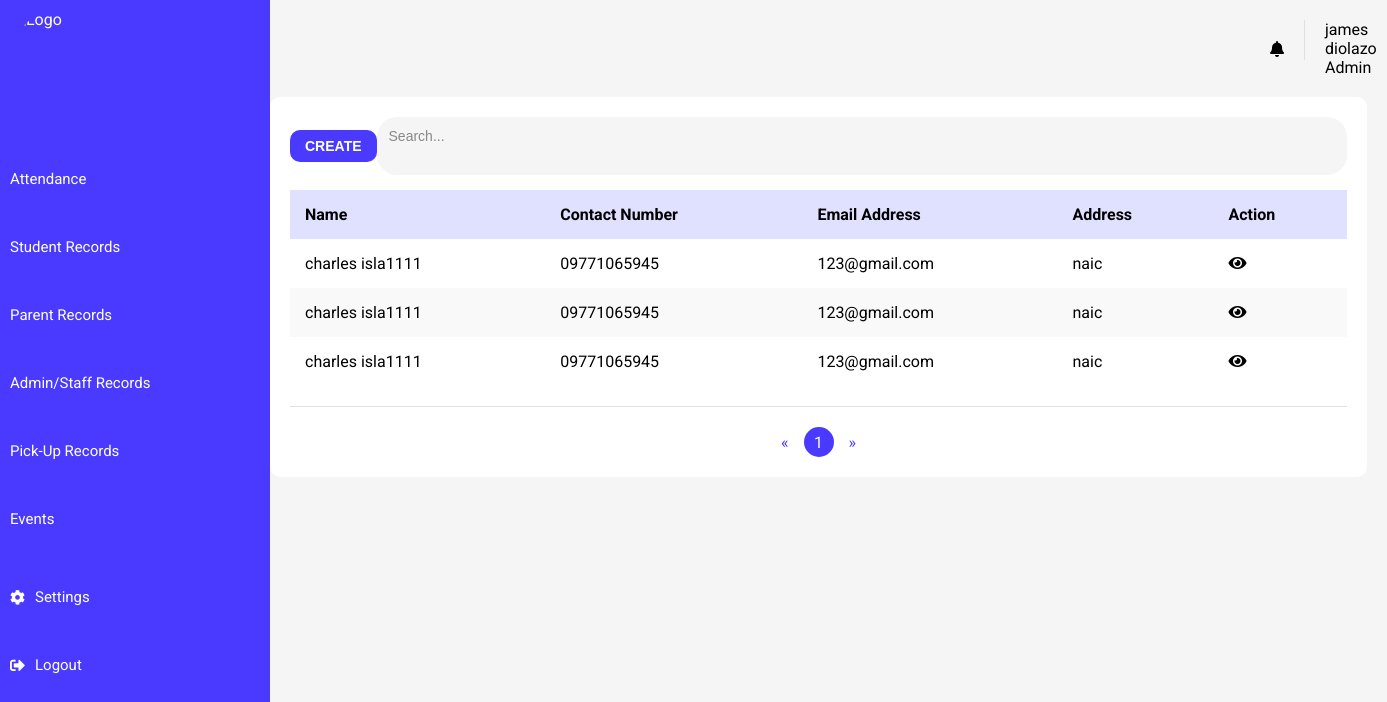
The page /parent.php (signed in) on the database its author committed.
### tables this page shows
CREATE TABLE `parent_acc` (
  `id` int(11) NOT NULL,
  `fullname` varchar(255) NOT NULL,
  `contact_number` varchar(11) NOT NULL,
  `email` varchar(255) NOT NULL,
  `address` varchar(255) NOT NULL,
  `parent_image` longblob NOT NULL,
  `password` varchar(255) NOT NULL,
  `confirm_password` varchar(255) NOT NULL
);

### parent.php (the view, shortened to what this page needs)
<!DOCTYPE html>
<html>
<head>
    <link href="https://cdnjs.cloudflare.com/ajax/libs/font-awesome/5.15.3/css/all.min.css" rel="stylesheet"/>
</head>
<body>
    <div class="sidebar">
    <img src="logo/logo.png" alt="Logo">
        <a href="#">Attendance</a>
        <a href="student.php">Student Records</a>
        <a href="parent.php">Parent Records</a>
        <a href="staff.php">Admin/Staff Records</a>
        <a href="#">Pick-Up Records</a>
        <a href="events.php">Events</a>
        <div class="bottom-links">
            <a href="#">
                <i class="fas fa-cog"></i> Settings
            </a>
            <a href="#">
                <i class="fas fa-sign-out-alt"></i> Logout
            </a>
        </div>
    </div>
    <div class="main-content">
        <div class="header">
            <div class="user-info">
                <div class="notification">
                    <i class="fas fa-bell"></i>
                </div>
                <div class="profile">
                <span><?php echo htmlspecialchars($_SESSION['fullname']); ?></span><br>
                <span><?php echo htmlspecialchars($_SESSION['role']); ?></span>
                </div>
            </div>
        </div>
        <div class="table-container">
        <div class="search-bar-container">
        <button class="create-btn" id="create-btn">CREATE</button>
            <div class="search-bar">
            <input type="text" id="search" placeholder="Search..." onkeyup="performSearch(event)">
            </div>
        </div>
        <?php
include 'connection.php';
$itemsPerPage = 10;
$currentPage = isset($_GET['page']) ? (int)$_GET['page'] : 1;
$currentPage = max(1, $currentPage);
$offset = ($currentPage - 1) * $itemsPerPage;
$stmt = $conn->prepare("SELECT id, fullname, contact_number, email, address FROM parent_acc LIMIT ?, ?");
$stmt->bind_param("ii", $offset, $itemsPerPage);
$stmt->execute();
$result = $stmt->get_result();
echo '<table>
        <thead>
            <tr>
                <th>Name</th>
                <th>Contact Number</th>
                <th>Email Address</th>
                <th>Address</th>
                <th>Action</th>
            </tr>
        </thead>
        <tbody>';
if ($result->num_rows > 0) {
    while ($row = $result->fetch_assoc()) {
        echo '<tr>
                <td>' . htmlspecialchars($row['fullname']) . '</td>
                <td>' . htmlspecialchars($row['contact_number']) . '</td>
                <td>' . htmlspecialchars($row['email']) . '</td>
                <td>' . htmlspecialchars($row['address']) . '</td>
                <td>';
        echo '<i class="fas fa-eye" title="View" data-parent-id="' . $row['id'] . '" onclick="showChildInfo(this.dataset.parentId)"></i>';
        echo '</td>
              </tr>';
    }
} else {
    echo '<tr><td colspan="5">No records found</td></tr>';
}
echo '  </tbody>
      </table>';
?>
            <hr>
            <div class="pagination" id="pagination"></div>
            </div>
        </div>
</body>
</html>

### parent.php (style rules this page uses)
body { font-family: 'Roboto', sans-serif; margin: 0; padding: 0; display: flex; flex-direction: column; min-height: 100vh; }
.sidebar { width: 250px; background-color: #4A3AFF; color: white; padding: 10px; height: 100vh; display: flex; flex-direction: column; position: fixed; top: 0; left: 0; bottom: 0; overflow-y: auto; }
.sidebar img { width: 100px; height: 100px; border-radius: 50%; margin-bottom: 60px; }
.sidebar a { color: white; text-decoration: none; font-size: 15px; margin-bottom: 50px; display: block; }
.sidebar .bottom-links a { display: flex; align-items: center; margin-top: 10px; }
.sidebar .bottom-links a i { margin-right: 10px; }
.main-content { flex-grow: 1; background-color: #F5F5F5; padding: 20px; margin-left: 250px; transition: margin-left 0.3s ease; }
.header { display: flex; justify-content: space-between; align-items: center; margin-bottom: 20px; margin-left: 1000px; }
.header .user-info { display: flex; align-items: left; }
.header .user-info .notification { display: flex; align-items: center; }
.header .user-info span { font-size: 16px; }
.create-btn { padding: 12px 24px; font-size: 16px; cursor: pointer; background-color: #4A3AFF; color: white; border: none; border-radius: 5px; transition: background-color 0.3s ease; }
input, select, textarea { width: 100%; padding: 14px; margin-bottom: 20px; border: 1px solid #ccc; border-radius: 6px; font-size: 16px; box-sizing: border-box; transition: border-color 0.3s ease; }
.table-container { background-color: white; border-radius: 10px; padding: 20px; position: relative; overflow-x: auto; }
.table-container .search-bar-container { display: flex; align-items: center; margin-bottom: 15px; }
.table-container .search-bar-container .create-btn { background-color: #4A3AFF; color: white; border: none; padding: 8px 15px; border-radius: 10px; cursor: pointer; font-size: 14px; }
.table-container .search-bar-container .search-bar { display: flex; align-items: center; background-color: #f5f5f5; padding: 10px; border-radius: 20px; flex-grow: 1; }
.table-container .search-bar-container .search-bar input { border: none; background: none; outline: none; font-size: 14px; flex-grow: 1; padding: 1px 2px; }
.table-container .search-bar-container .search-bar input::placeholder { color: #888; }
table { width: 100%; border-collapse: collapse; }
table th, table td { padding: 15px; text-align: left; }
table th { background-color: #E0E0FF; }
table tr:nth-child(even) { background-color: #F9F9F9; }
.pagination { display: flex; justify-content: center; align-items: center; margin-top: 20px; }
hr { border: 0; height: 1px; background: #E0E0E0; margin: 20px 0; }
button { padding: 10px 15px; border: none; border-radius: 4px; cursor: pointer; font-weight: bold; }

### rows shown on the page
parent_acc: fullname "charles isla1111", contact_number "09771065945", email "123@gmail.com", address "naic"
parent_acc: fullname "charles isla1111", contact_number "09771065945", email "123@gmail.com", address "naic"
parent_acc: fullname "charles isla1111", contact_number "09771065945", email "123@gmail.com", address "naic"

### other values the page prints
$_SESSION['fullname'] "james diolazo"
$_SESSION['role'] "Admin"
